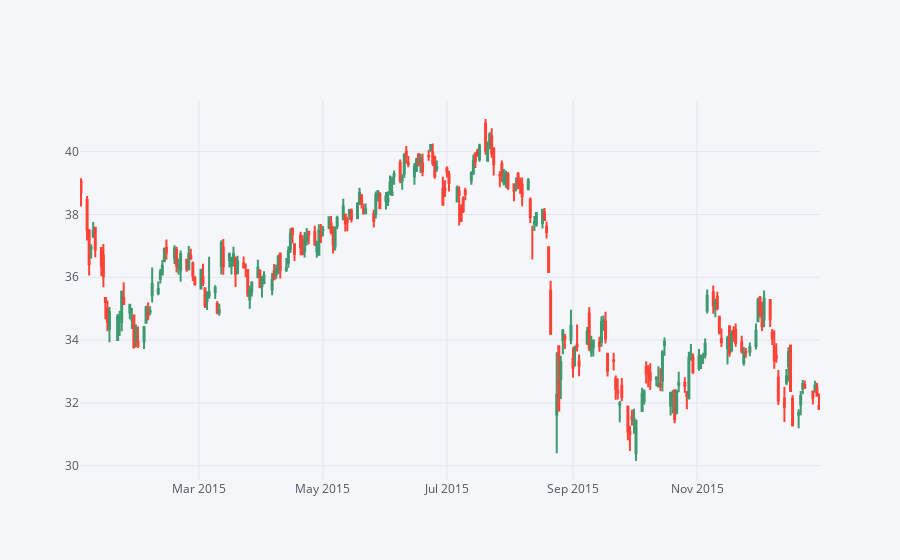

The notebook cell saved with this chart:
### Markdown cell above
Let's use some of cufflinks' advanced features for making some technical analysis plots for the most recent year in the dataset, 2015

### Code cell
#Candlestick chart
bank_stocks['MS'].reset_index()[bank_stocks['MS'].reset_index()['Date'].dt.year==2015].set_index('Date').iplot(kind='candle')

### Figure 1 — Plotly figure (JSON) as saved in the notebook; plotly's stock layout.template omitted (floating-point values rounded to 4 significant figures; data arrays with more than 128 entries replaced by an {"elided": "..."} marker saying what was removed)
{"data": [{"close": {"elided": "252 float values"}, "high": {"elided": "252 float values"}, "low": {"elided": "252 float values"}, "open": {"elided": "252 float values"}, "showlegend": false, "type": "candlestick", "x": {"elided": "252 str values"}, "yaxis": "y2"}], "layout": {"autosize": true, "legend": {"bgcolor": "#F5F6F9", "font": {"color": "#4D5663"}}, "paper_bgcolor": "#F5F6F9", "plot_bgcolor": "#F5F6F9", "title": {"font": {"color": "#4D5663"}}, "xaxis": {"autorange": true, "gridcolor": "#E1E5ED", "range": ["2015-01-01 12:00", "2015-12-31 12:00"], "rangeslider": {"visible": false, "yaxis2": {}}, "showgrid": true, "tickfont": {"color": "#4D5663"}, "title": {"font": {"color": "#4D5663"}, "text": ""}, "type": "date", "zerolinecolor": "#E1E5ED"}, "yaxis": {"gridcolor": "#E1E5ED", "showgrid": true, "showticklabels": false, "tickfont": {"color": "#4D5663"}, "title": {"font": {"color": "#4D5663"}, "text": ""}, "zerolinecolor": "#E1E5ED"}, "yaxis2": {"autorange": true, "gridcolor": "#E1E5ED", "range": [29.54, 41.64], "showgrid": true, "tickfont": {"color": "#4D5663"}, "title": {"font": {"color": "#4D5663"}, "text": ""}, "zerolinecolor": "#E1E5ED"}}}
